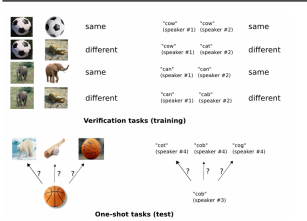
#> input picture Opera Snapshot_2023-08-25_132451_www.cs.cmu.edu.png, 307 x 221 px, given in place of the camera
$ jupyter execute --allow-errors motionDetection.ipynb   (shell and % lines are left out)   (text cells are left out)
#> lines starting #> are read from the running program, lines starting #| are printed output that depends on the picture
[cell 1]
import cv2
import imutils
import threading
import winsound

[cell 2]
cap = cv2.VideoCapture(1)

cap.set(cv2.CAP_PROP_FRAME_WIDTH, 640)
cap.set(cv2.CAP_PROP_FRAME_HEIGHT, 480)

[cell 3]
ret, start_frame = cap.read()
#> start_frame is the input picture: shape (221, 307, 3); mean B, G, R 236.6, 238, 239
start_frame = imutils.resize(start_frame, width=500)
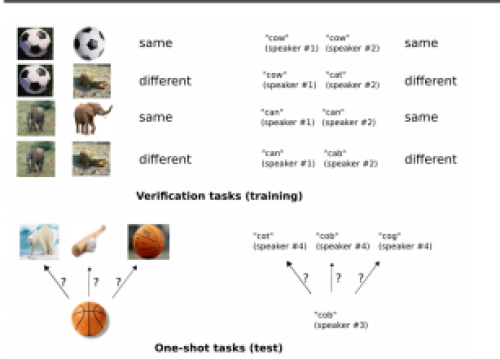
#> start_frame: shape (359, 500, 3); mean B, G, R 236.5, 238, 238.9
start_frame = cv2.cvtColor(start_frame, cv2.COLOR_BGR2GRAY)
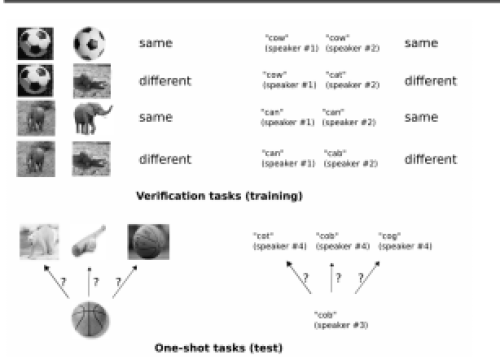
#> start_frame: shape (359, 500); min 1, max 255, mean 238.1
start_frame = cv2.GaussianBlur(start_frame, (21, 21), 0)
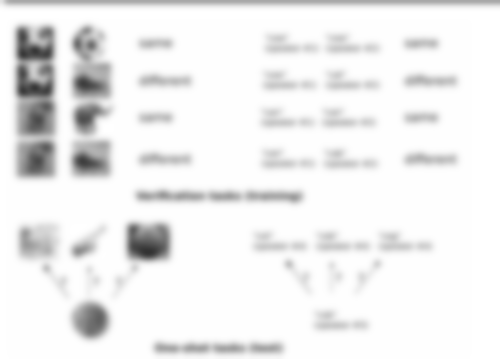
#> start_frame: shape (359, 500); min 50, max 255, mean 238.2

[cell 4]
alarm = False
alarm_mode = False
alarm_counter = 0

[cell 5]
def beep_alarm():
    global alarm
    for _ in range(5):
        if not alarm_mode:
            break
        print("Alarm")
        winsound.Beep(2500, 1000)
        if not alarm_mode:  # Check again after playing each beep
            break
    alarm = False

[cell 6]
while True:
    ret, frame = cap.read()
    frame = imutils.resize(frame, width=500)

    if alarm_mode:
        frame_bw = cv2.cvtColor(frame, cv2.COLOR_BGR2GRAY)
        frame_bw = cv2.GaussianBlur(frame_bw, (5, 5), 0)

        difference = cv2.absdiff(frame_bw, start_frame)
        threshold = cv2.threshold(difference, 25, 255, cv2.THRESH_BINARY)[1]
        start_frame = frame_bw

        if threshold.sum() > 300:
            alarm_counter += 1
        else:
            if alarm_counter > 0:
                alarm_counter -= 1

        cv2.imshow("Cam", threshold)
    else:
        cv2.imshow("Cam", frame)

    if alarm_counter > 20 :
        if not alarm:
            alarm = True
            threading.Thread(target=beep_alarm).start()

    key_pressed = cv2.waitKey(30)
#> (key q is pressed here)
    if key_pressed == ord("t"):
        alarm_mode = not alarm_mode
        alarm_counter = 0
    if key_pressed == ord("q"):
        alarm_mode = False
        break

cap.release()
cv2.destroyAllWindows()

[cell 7]
# play a sound on a Windows Box (Python2 or 3)
# Playsound(sound, flags) accepts wave sound files and uses
# the external speaker system
# Beep(frequency, duration) uses the internal speaker of the computer

import winsound as ws
import time

# pick a wave file supplied by Windows XP or one of your own ...
soundfile = "C:/Windows/Media/chimes.wav"
ws.PlaySound(soundfile, ws.SND_FILENAME|ws.SND_ASYNC)

# wait one and a half seconds
time.sleep(1.5)

# play the system exit sound if set
ws.PlaySound("SystemExit", ws.SND_ALIAS)

time.sleep(1.5)

frequency = 2500  # hertz or cps
duration = 1000  # milliseconds
ws.Beep(frequency, duration)

# help('winsound')

[cell 8]
import winsound

def beep_alarm(beep_count=5, frequency=2500, duration=1000):
#> called with beep_count = 3, frequency = 3000, duration = 500
    for _ in range(beep_count):
        print("Alarm")
        winsound.Beep(frequency, duration)

# Test cases
print("Test Case 1:")
beep_alarm(3, 3000, 500)  # Test with 3 beeps, higher frequency, and shorter duration

print("\nTest Case 2:")
beep_alarm(1, 2000, 2000)  # Test with 1 beep, lower frequency, and longer duration

print("\n Test case 3")
beep_alarm(5, 2500, 1000)

[cell 9]
import cv2

cam = cv2.VideoCapture(1)

while cam.isOpened():

    ret, frame = cam.read()

    cv2.imshow('Sec Cam', frame)

    if cv2.waitKey(10) == ord('q'):
#> (key q is pressed here)
        break

cam.release()
cv2.destroyAllWindows()

[cell 10]
cam = cv2.VideoCapture(1)

while cam.isOpened():

    ret, frame1 = cam.read()
    ret, frame2 = cam.read()

    abs = cv2.absdiff(frame1, frame2)
#> abs: shape (221, 307, 3); every value is 0

    cv2.imshow('Sec Cam', abs)

    if cv2.waitKey(10) == ord('q'):
#> (key q is pressed here)
        break


cam.release()
cv2.destroyAllWindows()

[cell 11]
cam = cv2.VideoCapture(1)

while cam.isOpened():

    ret, frame1 = cam.read()
    ret, frame2 = cam.read()

    abs = cv2.absdiff(frame1, frame2)

    # convert abs to gray
    gray = cv2.cvtColor(abs, cv2.COLOR_RGB2GRAY)
#> gray: shape (221, 307); every value is 0

    cv2.imshow('Sec Cam', gray)

    if cv2.waitKey(10) == ord('q'):
#> (key q is pressed here)
        break


cam.release()
cv2.destroyAllWindows()

[cell 12]
cam = cv2.VideoCapture(1)

while cam.isOpened():

    ret, frame1 = cam.read()
    ret, frame2 = cam.read()

    abs = cv2.absdiff(frame1, frame2)

    # convert abs to gray
    gray = cv2.cvtColor(abs, cv2.COLOR_RGB2GRAY)

    # blur the grayscale
    blur = cv2.GaussianBlur(gray, (5,5), 0)

    cv2.imshow('Sec Cam', blur)

    if cv2.waitKey(10) == ord('q'):
#> (key q is pressed here)
        break


cam.release()
cv2.destroyAllWindows()

[cell 13]
cam = cv2.VideoCapture(1)

while cam.isOpened():

    ret, frame1 = cam.read()
    ret, frame2 = cam.read()

    abs = cv2.absdiff(frame1, frame2)

    # convert abs to gray
    gray = cv2.cvtColor(abs, cv2.COLOR_RGB2GRAY)

    # blur the grayscale
    blur = cv2.GaussianBlur(gray, (5,5), 0)

    # remove excess background noise
    _, thresh = cv2.threshold(blur, 20, 255, cv2.THRESH_BINARY)

    cv2.imshow('Sec Cam', thresh)

    if cv2.waitKey(10) == ord('q'):
#> (key q is pressed here)
        break


cam.release()
cv2.destroyAllWindows()

[cell 14]
cam = cv2.VideoCapture(1)

while cam.isOpened():

    ret, frame1 = cam.read()
    ret, frame2 = cam.read()

    abs = cv2.absdiff(frame1, frame2)

    # convert abs to gray
    gray = cv2.cvtColor(abs, cv2.COLOR_RGB2GRAY)

    # blur the grayscale
    blur = cv2.GaussianBlur(gray, (5,5), 0)

    # remove excess background noise
    _, thresh = cv2.threshold(blur, 20, 255, cv2.THRESH_BINARY)

    # dilation
    dilated = cv2.dilate(thresh, None, iterations=3)

    cv2.imshow('Sec Cam', dilated)

    if cv2.waitKey(10) == ord('q'):
#> (key q is pressed here)
        break


cam.release()
cv2.destroyAllWindows()

[cell 15]
cam = cv2.VideoCapture(1)

while cam.isOpened():

    ret, frame1 = cam.read()
    ret, frame2 = cam.read()

    abs = cv2.absdiff(frame1, frame2)

    # convert abs to gray
    gray = cv2.cvtColor(abs, cv2.COLOR_RGB2GRAY)

    # blur the grayscale
    blur = cv2.GaussianBlur(gray, (5,5), 0)

    # remove excess background noise
    _, thresh = cv2.threshold(blur, 20, 255, cv2.THRESH_BINARY)

    # dilation
    dilated = cv2.dilate(thresh, None, iterations=3)

    # drawing boundaries
    contours, _ = cv2.findContours(dilated, cv2.RETR_TREE, cv2.CHAIN_APPROX_SIMPLE)
#> contours = []
    cv2.drawContours(frame1, contours, contourIdx=-1, color=(0, 255, 0), thickness=2)


    cv2.imshow('Sec Cam', frame1)

    if cv2.waitKey(10) == ord('q'):
#> (key q is pressed here)
        break


cam.release()
cv2.destroyAllWindows()

[cell 16]
cam = cv2.VideoCapture(1)

while cam.isOpened():

    ret, frame1 = cam.read()
    ret, frame2 = cam.read()

    abs = cv2.absdiff(frame1, frame2)

    # convert abs to gray
    gray = cv2.cvtColor(abs, cv2.COLOR_RGB2GRAY)

    # blur the grayscale
    blur = cv2.GaussianBlur(gray, (5,5), 0)

    # remove excess background noise
    _, thresh = cv2.threshold(blur, 20, 255, cv2.THRESH_BINARY)

    # dilation
    dilated = cv2.dilate(thresh, None, iterations=3)

    # drawing boundaries
    contours, _ = cv2.findContours(dilated, cv2.RETR_TREE, cv2.CHAIN_APPROX_SIMPLE)
    # cv2.drawContours(frame1, contours, contourIdx=-1, color=(0, 255, 0), thickness=2)

    # make rectangles
    for c in contours:
        if cv2.contourArea(c) < 5000:
            continue
        x, y, w, h = cv2.boundingRect(c)
        cv2.rectangle(frame1, pt1=(x, y), pt2=(x+w, y+h), color=(0, 255, 0), thickness=2)
#> this loop made 0 passes

    if cv2.waitKey(10) == ord('q'):
#> (key q is pressed here)
#> `gray = cv2.cvtColor(frame, cv2.COLOR_BGR2GRAY)`:
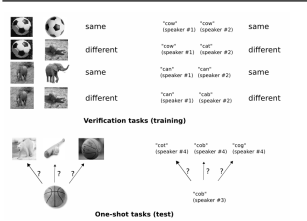
#> gray: shape (221, 307); min 0, max 255, mean 238.1
        break

    cv2.imshow('Sec Cam', frame1)


cam.release()
cv2.destroyAllWindows()

#> (a cell that did not finish here is left out)

#> (a cell that did not finish here is left out)

[cell 19]
face_cascade = cv2.CascadeClassifier(cv2.data.haarcascades + 'haarcascade_frontalface_default.xml')
eye_cascade =  cv2.CascadeClassifier(cv2.data.haarcascades + 'haarcascade_eye.xml')

while cam.isOpened():

    ret, frame = cam.read()

    # convert to grayscale and pass gray to the model
    gray = cv2.cvtColor(frame, cv2.COLOR_BGR2GRAY)
    faces = face_cascade.detectMultiScale(image=gray, scaleFactor=1.3, minNeighbors=5)
#> faces = ()
    eyes = eye_cascade.detectMultiScale(image=gray, scaleFactor=1.3, minNeighbors=5)
#> eyes = ()


    # draw rectangle
    # over face
    for fx, fy, fwidth, fheight in faces:
        cv2.rectangle(img=frame, pt1=(fx, fy), pt2=(fx+fwidth, fy+fheight), color=(0,255,0), thickness=2)

    # over eyes
    for ex, ey, ewidth, eheight in eyes:
        cv2.rectangle(img=frame, pt1=(ex, ey), pt2=(ex+ewidth, ey+eheight), color=(255,0,0), thickness=2)


    cv2.imshow('Sec Cam', frame)

    if cv2.waitKey(10) == ord('q'):
#> (key q is pressed here)
        break

cam.release()
cv2.destroyAllWindows()

[cell 20]
face_cascade = cv2.CascadeClassifier(cv2.data.haarcascades + 'haarcascade_frontalface_default.xml')
eye_cascade =  cv2.CascadeClassifier(cv2.data.haarcascades + 'haarcascade_eye.xml')

recording = False

# set video height and width
frame_size = (int(cam.get(3)), int(cam.get(4)))
# init an mp4 codec compressor
fourcc = cv2.VideoWriter_fourcc(*'mp4v')
#> fourcc = 1983148141
# output the file / write
out = cv2.VideoWriter(filename="video.mp4", fourcc=fourcc, fps=20, frameSize=frame_size)

while cam.isOpened():

    ret, frame = cam.read()

    # convert to grayscale and pass gray to the model
    gray = cv2.cvtColor(frame, cv2.COLOR_BGR2GRAY)
    faces = face_cascade.detectMultiScale(image=gray, scaleFactor=1.3, minNeighbors=5)
    eyes = eye_cascade.detectMultiScale(image=gray, scaleFactor=1.3, minNeighbors=5)

    if len(faces) + len(eyes) > 0:
        recording = True

    # write the frame
    out.write(frame)

    cv2.imshow('Sec Cam', frame)

    if cv2.waitKey(10) == ord('q'):
#> (key q is pressed here)
        break

#  quit recording
out.release()
cam.release()
cv2.destroyAllWindows()

[cell 21]
import cv2
import time
import datetime

cam = cv2.VideoCapture(1)

face_cascade = cv2.CascadeClassifier(cv2.data.haarcascades + 'haarcascade_frontalface_default.xml')
eye_cascade =  cv2.CascadeClassifier(cv2.data.haarcascades + 'haarcascade_eye.xml')

detection = False
detection_stopped_time = None
timer_started = False
SECONDS_TO_RECORD_AFTER_DETECTION = 5

# set video height and width
frame_size = (int(cam.get(3)), int(cam.get(4)))
#> frame_size = (307, 221)
# init an mp4 codec compressor
fourcc = cv2.VideoWriter_fourcc(*'mp4v')


while cam.isOpened():

    ret, frame = cam.read()

    # convert to grayscale and pass gray to the model
    gray = cv2.cvtColor(frame, cv2.COLOR_BGR2GRAY)
    faces = face_cascade.detectMultiScale(image=gray, scaleFactor=1.3, minNeighbors=5)
    eyes = eye_cascade.detectMultiScale(image=gray, scaleFactor=1.3, minNeighbors=5)

    if len(faces) + len(eyes) > 0:
        if detection:
            timer_started = False
        else:
            detection = True
            # output the file / write
            current_time = datetime.datetime.now().strftime("%d-%m-%Y-%H-%M-%S")
            out = cv2.VideoWriter(filename=f"{current_time}.mp4", fourcc=fourcc, fps=20, frameSize=frame_size)
            print("Started Recording!")
    elif detection:
        if timer_started:
            if time.time() - detection_stopped_time >= SECONDS_TO_RECORD_AFTER_DETECTION:
                detection = False
                timer_started = False
                out.release()
                print("Stop Recording!")
        else:
            timer_started = True
            detection_stopped_time = time.time()

    # write the frame
    if detection:
        out.write(frame)

    cv2.imshow('Sec Cam', frame)

    if cv2.waitKey(10) == ord('q'):
#> (key q is pressed here)
        break

#  quit recording
out.release()
cam.release()
cv2.destroyAllWindows()
